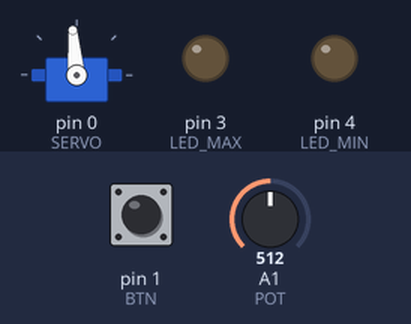
Bench run of a sketch on a simulated Arduino Uno, built with avr-gcc and run on an emulated ATmega328P. Parts: servo, output pins drawn as LEDs (lit = HIGH). Wiring (inferred from the names in the program): servo: signal pin 0. Dashed ring = blinking. Inputs (shaded band) come from the test bench; at power-on: pin 1 (BTN) HIGH, A1 (POT) = 512. Servo pulses on a pin are drawn as a servo (544–2400 µs = 0–180°); pins used as bus, display or sensor lines are not drawn.

Above: at 2.2 s.
2.3 s: pin 1 (BTN) pulled LOW for 0.15 s
At 2.42 s:
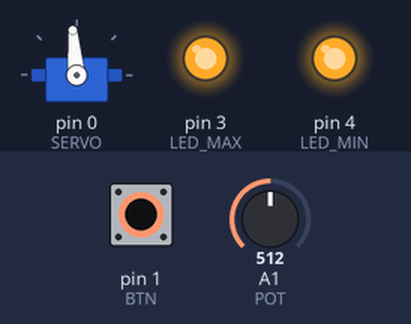
5.3 s: pin 1 (BTN) pulled LOW for 1 s
At 5.42 s:
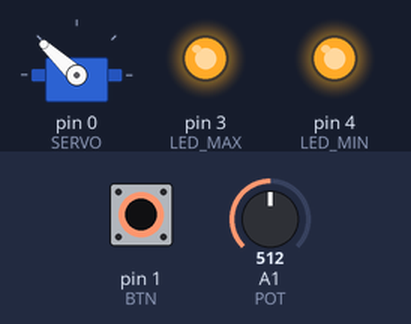
7.8 s: pin 1 (BTN) pulsed LOW 2 times (0.12 s each, 0.3 s apart)
At 8.22 s:
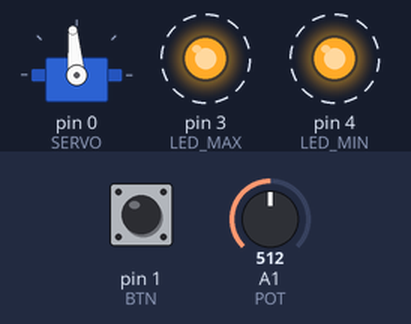
11.4 s: pin 1 (BTN) pulled LOW for 0.15 s
At 11.5 s:
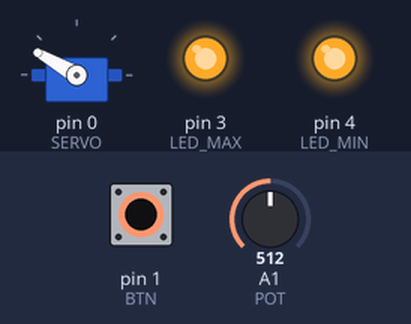
13.1 s: pin 1 (BTN) pulsed LOW 5 times (0.12 s each, 0.3 s apart)
At 13.81 s:
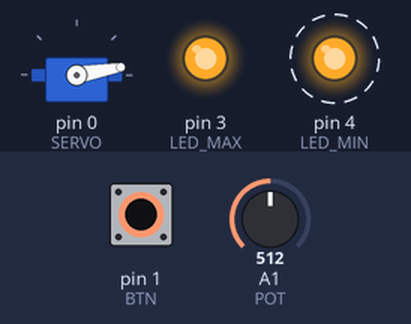
Timing chart, 0 to 20.1 s (numbered marks = the images above; inputs shaded):
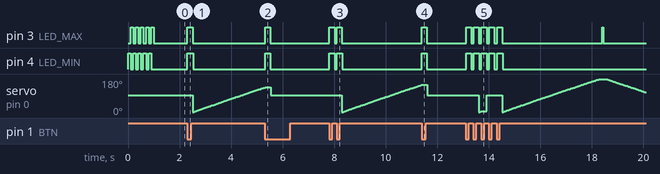

Measured:
- after the input at 2.3 s, pin 3 (LED_MAX): LOW → HIGH at once, → LOW 0.20 s later; pin 4 (LED_MIN): LOW → HIGH at once, → LOW 0.22 s later
- after the input at 5.3 s, pin 4 (LED_MIN): LOW → HIGH at once, → LOW 0.20 s later
- after the input at 7.8 s, pin 3 (LED_MAX): alternates HIGH for 0.20 s and LOW for 0.09 s, 4 changes in all, then stays LOW, starting at once; pin 4 (LED_MIN): alternates HIGH for 0.21 s and LOW for 0.09 s, 4 changes in all, then stays LOW, starting at once
- after the input at 11.4 s, pin 4 (LED_MIN): LOW → HIGH at once, → LOW 0.20 s later
- after the input at 13.1 s, pin 3 (LED_MAX): goes 4 × (HIGH 0.20 s, LOW 0.09 s), HIGH 0.20 s, LOW 3.9 s, HIGH 0.02 s, then LOW, starting at once; pin 4 (LED_MIN): alternates HIGH for 0.20 s and LOW for 0.09 s, 10 changes in all, then stays LOW, starting at once

The sketch:

Attiny13ServoTester.ino
```cpp
/* settings:
 *  Board: ATtiny13
 *  Brown-out Detection Level: "1.8V"
 *  Link Time Optimalisation: "LTO Enabled"
 *  Processor Version: "ATtiny13"
 *  Processor Speed: "9.6MHz Internal Oscillator"
 *  Programmer: "Arduino as ISP"
 */

#define POT A1   //potentiometer for changing position of servo
#define LED_MIN 4   //LED for minimal position
#define LED_MAX 3   //LED for maximal position

#define SERVO 0   //pin for servo connection

#define BTN 1   //pin for mode button

byte last_state = 0;   //last state of button
byte pos = 0;   //current position of mode


void setup(){
  //Serial.begin(9600);
  //-----setup up all pins-----
  pinMode(POT, INPUT);
  pinMode(LED_MIN, OUTPUT);
  pinMode(LED_MAX, OUTPUT);
  pinMode(SERVO, OUTPUT);
  pinMode(BTN, INPUT_PULLUP);
  //-----setup up all pins-----

  #ifdef __AVR_ATtiny13__
  analogReference(0);//this line is essential for the Attiny13
  #endif

  //-----boot blink-----
  for(byte a = 0; a < 5; a ++){
    digitalWrite(LED_MIN, HIGH);
    digitalWrite(LED_MAX, LOW);
    delay(100);
    digitalWrite(LED_MIN, LOW);
    digitalWrite(LED_MAX, HIGH);
    delay(100);
  }

  digitalWrite(LED_MIN, LOW);
  digitalWrite(LED_MAX, LOW);
  //-----boot blink-----
}


void loop(){
  //-----potentiometer mode-----
  if(pos == 0){
    int val = analogRead(POT);

    if(val < 5) val = 5;   //ignore first 10 steps
    if(val > 1018) val = 1018;   //ignore last 13 steps
    val = 180-map(val, 5, 1018, 0, 180);

    pulseOut(SERVO, val);

    leds(val);

    if(check_change_mode() == 1) pos = 1;
  }
  //-----potentiometer mode-----

  //-----auto mode-----
  if(pos == 1){
    for(byte a = 0; a < 180; a ++){
      pulseOut(SERVO, a);
      leds(a);

      if(check_change_mode() == 1){
        pos = 2;
        break;
      }
      delay(20);
    }
    delay(10);
  }

  if(pos == 1){
    for(byte a = 180; a > 0; a --){
      pulseOut(SERVO, a);
      leds(a);

      if(check_change_mode() == 1){
        pos = 2;
        break;
      }
      delay(20);
    }
    delay(10);
  }
  //-----auto mode-----

  //-----90° mode-----
  if(pos == 2){
    pulseOut(SERVO, 90);

    if(check_change_mode() == 1) pos = 0;
  }
  //-----90° mode-----

  delay(20);
}


void pulseOut(byte pin, byte p){
  digitalWrite(pin, HIGH);
  delayMicroseconds(map(p, 0, 180, 544, 2400));
  digitalWrite(pin, LOW);
}

/*
void delay_us(int tm){
  //while(tm --){
    delayMicroseconds(tm);
  //}
}
*/

byte check_change_mode(){
  byte rtn = 0;
  byte state = !digitalRead(BTN);
  if(state == 1 && last_state == 0){
    rtn = 1;
    blink();
  }

  last_state = state;

  return rtn;
}

void leds(byte val){
  if(val == 0){
    digitalWrite(LED_MIN, HIGH);
    digitalWrite(LED_MAX, LOW);
  }
  else if(val == 180){
    digitalWrite(LED_MIN, LOW);
    digitalWrite(LED_MAX, HIGH);
  }
  else{
    digitalWrite(LED_MIN, LOW);
    digitalWrite(LED_MAX, LOW);
  }
}

void blink(){
  digitalWrite(LED_MIN, HIGH);
  digitalWrite(LED_MAX, HIGH);
  delay(200);
  digitalWrite(LED_MIN, LOW);
  digitalWrite(LED_MAX, LOW);
}
```
